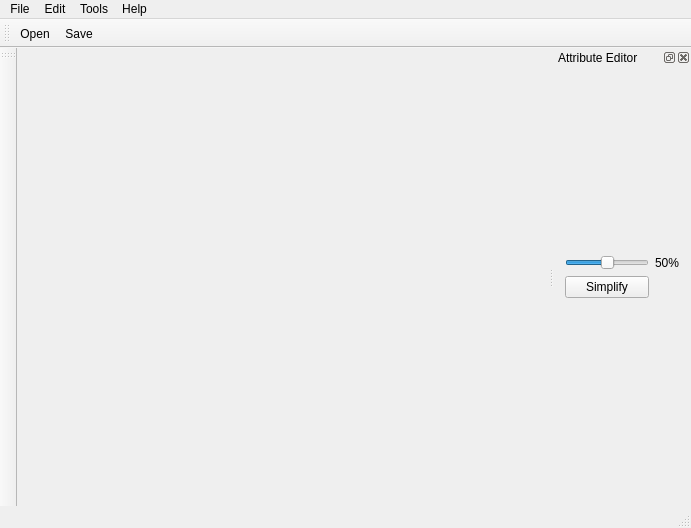
<?xml version="1.0" encoding="UTF-8"?>
<ui version="4.0">
 <class>MainWindowClass</class>
 <widget class="QMainWindow" name="MainWindowClass">
  <property name="geometry">
   <rect>
    <x>0</x>
    <y>0</y>
    <width>691</width>
    <height>528</height>
   </rect>
  </property>
  <property name="windowTitle">
   <string>Simplification</string>
  </property>
  <property name="styleSheet">
   <string notr="true"/>
  </property>
  <widget class="QWidget" name="centralWidget">
   <layout class="QHBoxLayout" name="horizontalLayout">
    <item>
     <layout class="QVBoxLayout" name="ogl_layout"/>
    </item>
   </layout>
  </widget>
  <widget class="QMenuBar" name="menuBar">
   <property name="geometry">
    <rect>
     <x>0</x>
     <y>0</y>
     <width>691</width>
     <height>38</height>
    </rect>
   </property>
   <widget class="QMenu" name="menuFile">
    <property name="title">
     <string>File</string>
    </property>
    <addaction name="actionNew"/>
    <addaction name="actionOpen"/>
    <addaction name="actionSave"/>
    <addaction name="separator"/>
    <addaction name="actionQuit"/>
   </widget>
   <widget class="QMenu" name="menuEdit">
    <property name="title">
     <string>Edit</string>
    </property>
   </widget>
   <widget class="QMenu" name="menuTools">
    <property name="title">
     <string>Tools</string>
    </property>
   </widget>
   <widget class="QMenu" name="menuHelp">
    <property name="title">
     <string>Help</string>
    </property>
    <addaction name="actionAbout"/>
   </widget>
   <addaction name="menuFile"/>
   <addaction name="menuEdit"/>
   <addaction name="menuTools"/>
   <addaction name="menuHelp"/>
  </widget>
  <widget class="QToolBar" name="mainToolBar">
   <attribute name="toolBarArea">
    <enum>LeftToolBarArea</enum>
   </attribute>
   <attribute name="toolBarBreak">
    <bool>false</bool>
   </attribute>
  </widget>
  <widget class="QStatusBar" name="statusBar"/>
  <widget class="QToolBar" name="toolBar">
   <property name="windowTitle">
    <string>toolBar</string>
   </property>
   <attribute name="toolBarArea">
    <enum>TopToolBarArea</enum>
   </attribute>
   <attribute name="toolBarBreak">
    <bool>false</bool>
   </attribute>
   <addaction name="actionOpen"/>
   <addaction name="actionSave"/>
  </widget>
  <widget class="QDockWidget" name="attr_editor">
   <property name="windowTitle">
    <string>Attribute Editor</string>
   </property>
   <attribute name="dockWidgetArea">
    <number>2</number>
   </attribute>
   <widget class="QWidget" name="dockWidgetContents">
    <layout class="QVBoxLayout" name="verticalLayout">
     <item>
      <layout class="QGridLayout" name="gridLayout">
       <item row="0" column="0">
        <widget class="QSlider" name="reductionratio_slider">
         <property name="minimum">
          <number>1</number>
         </property>
         <property name="maximum">
          <number>99</number>
         </property>
         <property name="value">
          <number>50</number>
         </property>
         <property name="orientation">
          <enum>Qt::Horizontal</enum>
         </property>
        </widget>
       </item>
       <item row="0" column="1">
        <widget class="QLabel" name="reductionratio_label">
         <property name="minimumSize">
          <size>
           <width>25</width>
           <height>0</height>
          </size>
         </property>
         <property name="text">
          <string>50%</string>
         </property>
        </widget>
       </item>
       <item row="1" column="0">
        <widget class="QPushButton" name="simplify">
         <property name="text">
          <string>Simplify</string>
         </property>
        </widget>
       </item>
      </layout>
     </item>
     <item>
      <spacer name="horizontalSpacer">
       <property name="orientation">
        <enum>Qt::Horizontal</enum>
       </property>
       <property name="sizeType">
        <enum>QSizePolicy::MinimumExpanding</enum>
       </property>
       <property name="sizeHint" stdset="0">
        <size>
         <width>106</width>
         <height>20</height>
        </size>
       </property>
      </spacer>
     </item>
    </layout>
   </widget>
  </widget>
  <action name="actionNew">
   <property name="text">
    <string>New</string>
   </property>
   <property name="shortcut">
    <string>Ctrl+N</string>
   </property>
  </action>
  <action name="actionOpen">
   <property name="text">
    <string>Open</string>
   </property>
   <property name="shortcut">
    <string>Ctrl+O</string>
   </property>
  </action>
  <action name="actionQuit">
   <property name="text">
    <string>Quit</string>
   </property>
   <property name="shortcut">
    <string>Ctrl+Q</string>
   </property>
  </action>
  <action name="actionAbout">
   <property name="text">
    <string>About</string>
   </property>
  </action>
  <action name="actionSave">
   <property name="text">
    <string>Save</string>
   </property>
   <property name="shortcut">
    <string>Ctrl+S</string>
   </property>
  </action>
 </widget>
 <layoutdefault spacing="6" margin="11"/>
 <resources>
  <include location="MainWindow.qrc"/>
 </resources>
 <connections>
  <connection>
   <sender>actionQuit</sender>
   <signal>triggered()</signal>
   <receiver>MainWindowClass</receiver>
   <slot>close()</slot>
   <hints>
    <hint type="sourcelabel">
     <x>-1</x>
     <y>-1</y>
    </hint>
    <hint type="destinationlabel">
     <x>345</x>
     <y>263</y>
    </hint>
   </hints>
  </connection>
 </connections>
</ui>
